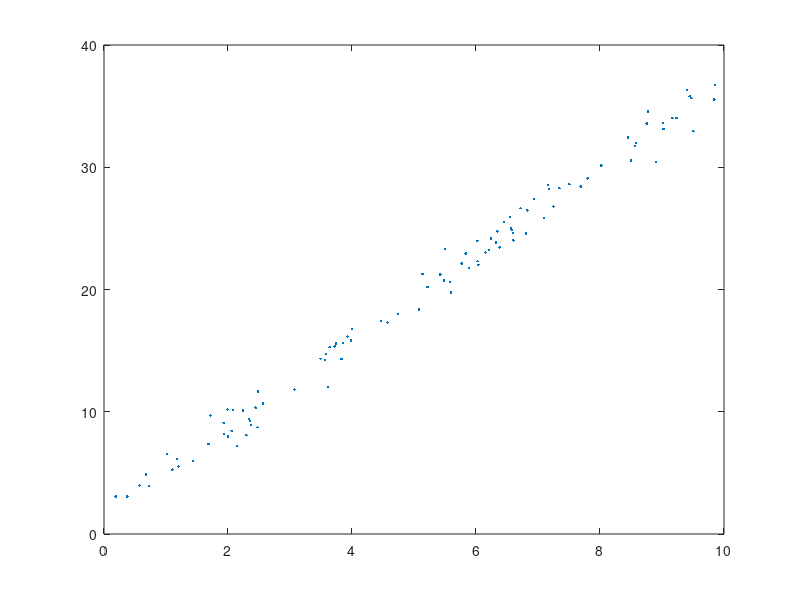

Recreate this plot in MATLAB. (Note: this script raises an error after producing the figure.)
% Linear Regression Sample Matlab Code

n = 100; % Observation number
noise = randn(n,1); % Artificial noise

x = rand(n,1).*10; % Artificially enlarged

y = 2 + 3.5 * x + noise;

% plot function
plot(x,y,'.')

lsline

%X = [ones(size(x)) x];
%beta = regress(y,X);